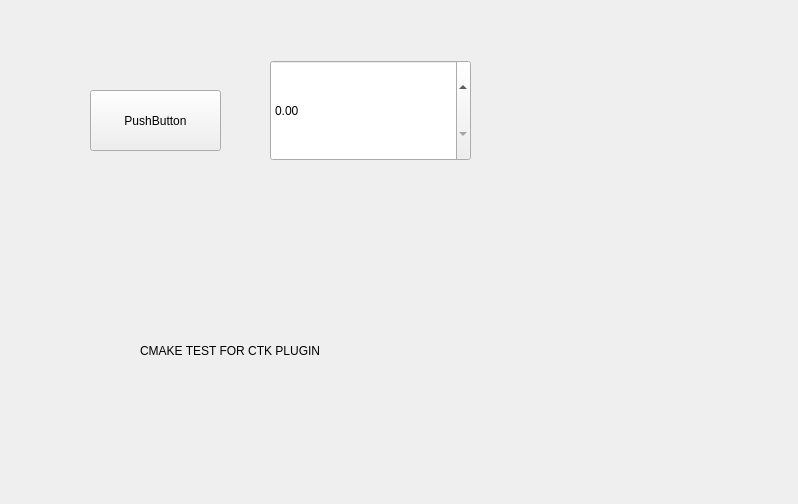
<?xml version="1.0" encoding="UTF-8"?>
<ui version="4.0">
 <class>JsonRpcTestProgramNodeView</class>
 <widget class="QWidget" name="JsonRpcTestProgramNodeView">
  <property name="geometry">
   <rect>
    <x>0</x>
    <y>0</y>
    <width>798</width>
    <height>504</height>
   </rect>
  </property>
  <property name="windowTitle">
   <string>PluginTestView</string>
  </property>
  <widget class="QDoubleSpinBox" name="doubleSpinBox">
   <property name="geometry">
    <rect>
     <x>270</x>
     <y>60</y>
     <width>201</width>
     <height>101</height>
    </rect>
   </property>
  </widget>
  <widget class="QPushButton" name="pushButton">
   <property name="geometry">
    <rect>
     <x>90</x>
     <y>90</y>
     <width>131</width>
     <height>61</height>
    </rect>
   </property>
   <property name="text">
    <string>PushButton</string>
   </property>
  </widget>
  <widget class="QLabel" name="label">
   <property name="geometry">
    <rect>
     <x>140</x>
     <y>230</y>
     <width>481</width>
     <height>241</height>
    </rect>
   </property>
   <property name="text">
    <string>CMAKE TEST FOR CTK PLUGIN</string>
   </property>
  </widget>
 </widget>
 <resources/>
 <connections/>
</ui>
